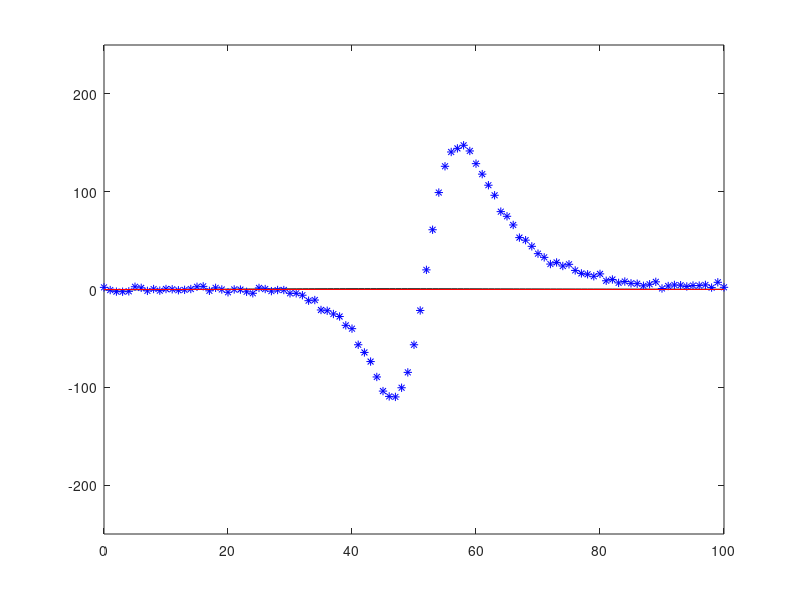

This figure's MATLAB source:
d1=dlmread('fit.txt');

tam=size (d1)
np=tam(1,1)

d2(1,1)=0
d2(1,2)=0

d2(2,1)=100
d2(2,2)=0


%figure(1)


plot(d1(:,1),d1(:,2),'-k')
hold on
plot(d1(:,1),d1(:,3),'*b')
hold on
plot(d2(:,1),d2(:,2),'-r')

axis([0 100 -250 250])
